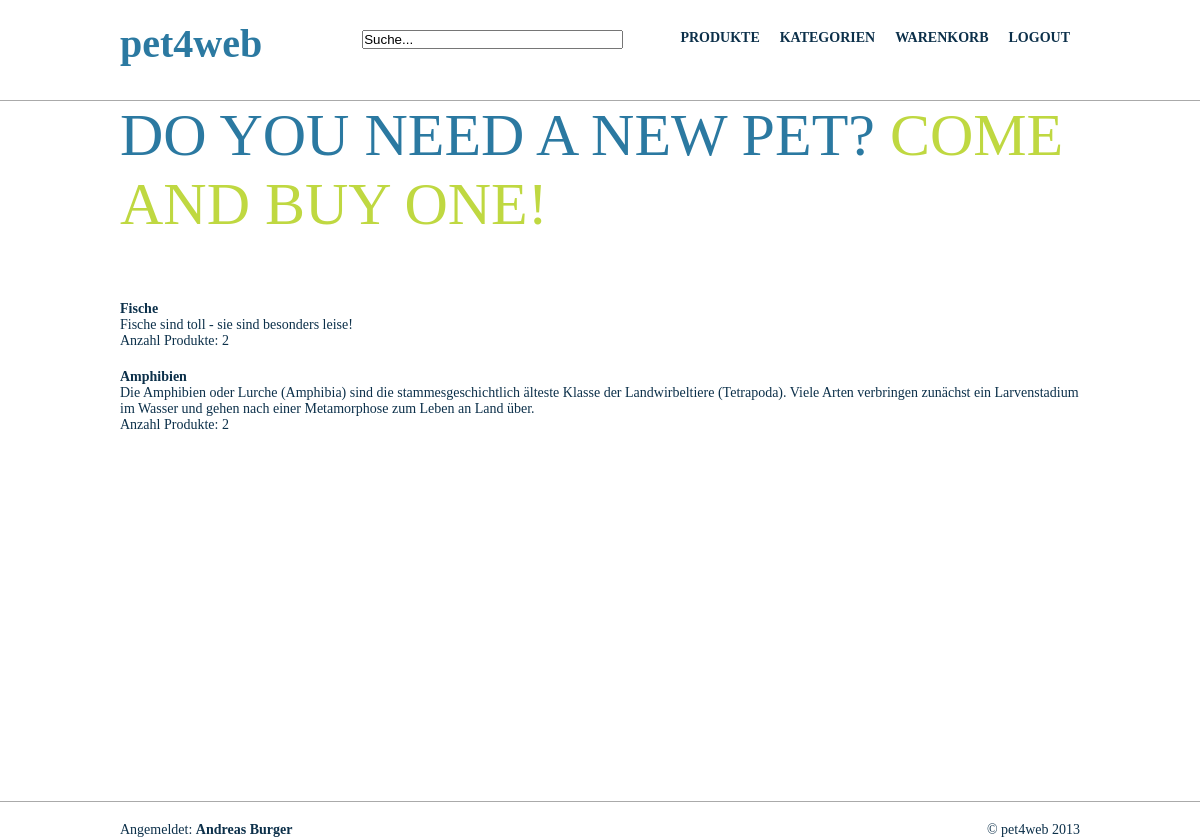
Page /index.php?section=category (signed in) on the committed database.
### tables this page shows
CREATE TABLE IF NOT EXISTS `category` (
  `ID` int(11) NOT NULL AUTO_INCREMENT,
  `name` varchar(50) NOT NULL,
  `description` varchar(1000) NOT NULL,
  PRIMARY KEY (`ID`)
);

### kategorie.php (the view, shortened to what this page needs)
<?php
    require_once 'util.php';
    $connection = createDbConnection();
	if (!isset($_GET['ID']))
	{
		if(!isset($_GET['search']))
		{
			$sqlQuery ="SELECT category.ID, category.name, category.description, count(*) as count_products FROM category ".
								"left outer join product on product.category_id = category.id group by category.ID, category.name, category.description";
		}
	} else
	{
		$sqlQuery = "SELECT category.ID, category.name, category.description, count(*) as count_products FROM category ".
								"left outer join product on product.category_id = category.id ".
								" where category.ID = ".$_GET['ID']." ".
								"group by category.ID, category.name, category.description";
	}
    $result = mysql_query($sqlQuery, $connection);
	while($row = mysql_fetch_array($result))
	{
		echo '<p id="category">';
		echo '<a href="index.php?section=product&catid='.$row['ID'].'">'.$row['name'].'</a><br />';
		echo $row['description'].'<br />';
		echo 'Anzahl Produkte: '.$row['count_products'].'<br />';
		echo '</p>';
	}
?>

### css/scr_style.css (style rules this page uses)
body { font-family: Verdana; font-size: 14px; color: #0C304A; background-color: #fff; }
a:link { text-decoration:none; font-weight:bold; color: #0C304A; }
#category { margin-bottom: 20px; }

### rows in the picture
category: name "Fische", description "Fische sind toll - sie sind besonders leise!", count_products "2"
category: name "Amphibien", description "Die Amphibien oder Lurche (Amphibia) sind die stammesgeschichtlich älteste Klasse der Landwirbeltiere (Tetrapoda). Viele Arten verbringen zunächst ein Larvenstadium im Wasser und gehen nach einer Metamorphose zum Leben an Land über.", count_products "2"

### other values in the picture
$_SESSION['firstname'] "Andreas"
$_SESSION['lastname'] "Burger"
